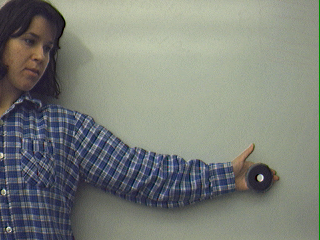
#> input picture CMPUT 615 Assignment 1/armD32im1/1.png, 320 x 240 px, found by its file name
$ python opticalflow.py   (older library calls are emulated)
#> lines starting #> are read from the running program, lines starting #| are printed output that depends on the picture
import time
import errno
import cv2
import os
from datetime import date, datetime
import numpy as np
import scipy.signal as signal
from matplotlib import pyplot as plt
import numpy.linalg as lin


# from PIL import Image


# [143 lines left out: functions capture, image_difference, connected_components, gaussian_kernel, derivative, opticalflow_lucas_kanade and 1 more, not called in this run]

def main(takepics=False):
#> called with takepics = False
    if takepics:
        capture(6, 1)
    images = []
    # directory = r'venv\Images\%s\\' % date.today().strftime("%B_%d_%Y")
    directory = r'venv\Images\armD32im1\\'

    for file in os.listdir(directory):
        images.append(cv2.imread(directory + file))

    for i in range(1, len(images)):
        old_frame = cv2.cvtColor(images[0], cv2.COLOR_BGR2GRAY)
        current_frame = cv2.cvtColor(images[i], cv2.COLOR_BGR2GRAY)
        u, v = opticalflow_lucas_kanade(old_frame,current_frame, window_size=16)
        flow = compute_flow_map(u, v)
        mask = current_frame+flow
        plt.imshow(mask, cmap='gray')
        plt.show()
#> this loop made 1 pass
#> pass 1, in main, `old_frame = cv2.cvtColor(images[0], cv2.COLOR_BGR2GRAY)`:
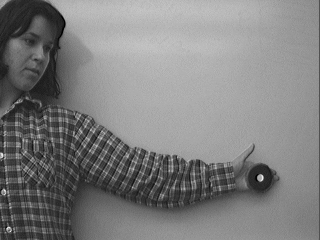
#> old_frame: shape (240, 320); min 0, max 240, mean 126.7
#> pass 1, in main, `current_frame = cv2.cvtColor(images[i], cv2.COLOR_BGR2GRAY)`:
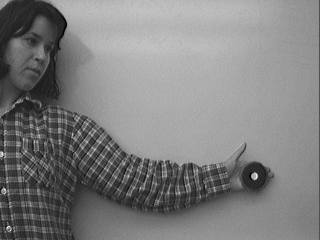
#> current_frame: shape (240, 320); min 0, max 244, mean 127

if __name__ == "__main__":
#> (the run stopped early here; a loop or call above may not have finished)
